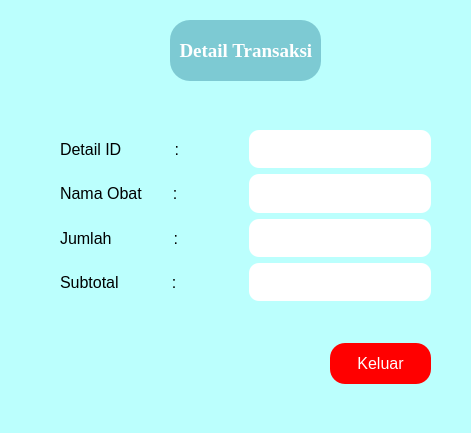
<?xml version="1.0" encoding="UTF-8"?>
<ui version="4.0">
 <class>MainWindow</class>
 <widget class="QMainWindow" name="MainWindow">
  <property name="geometry">
   <rect>
    <x>0</x>
    <y>0</y>
    <width>471</width>
    <height>433</height>
   </rect>
  </property>
  <property name="windowTitle">
   <string>MainWindow</string>
  </property>
  <property name="styleSheet">
   <string notr="true">background-color: rgb(187, 255, 253);</string>
  </property>
  <widget class="QWidget" name="centralwidget">
   <widget class="QPushButton" name="pushButton">
    <property name="geometry">
     <rect>
      <x>330</x>
      <y>343</y>
      <width>101</width>
      <height>41</height>
     </rect>
    </property>
    <property name="font">
     <font>
      <pointsize>12</pointsize>
     </font>
    </property>
    <property name="styleSheet">
     <string notr="true">background-color: rgb(255, 0, 0);
color: rgb(255, 255, 255);
border-radius: 15px;</string>
    </property>
    <property name="text">
     <string>Keluar</string>
    </property>
   </widget>
   <widget class="QWidget" name="layoutWidget">
    <property name="geometry">
     <rect>
      <x>60</x>
      <y>130</y>
      <width>371</width>
      <height>171</height>
     </rect>
    </property>
    <layout class="QGridLayout" name="gridLayout">
     <item row="0" column="0">
      <widget class="QLabel" name="label_2">
       <property name="font">
        <font>
         <pointsize>12</pointsize>
        </font>
       </property>
       <property name="text">
        <string>Detail ID            :</string>
       </property>
      </widget>
     </item>
     <item row="1" column="0">
      <widget class="QLabel" name="label_3">
       <property name="font">
        <font>
         <pointsize>12</pointsize>
        </font>
       </property>
       <property name="text">
        <string>Nama Obat       :</string>
       </property>
      </widget>
     </item>
     <item row="3" column="0">
      <widget class="QLabel" name="label_5">
       <property name="font">
        <font>
         <pointsize>12</pointsize>
        </font>
       </property>
       <property name="text">
        <string>Subtotal            :</string>
       </property>
      </widget>
     </item>
     <item row="2" column="0">
      <widget class="QLabel" name="label_4">
       <property name="font">
        <font>
         <pointsize>12</pointsize>
        </font>
       </property>
       <property name="text">
        <string>Jumlah              :</string>
       </property>
      </widget>
     </item>
     <item row="0" column="1">
      <widget class="QLabel" name="label_6">
       <property name="styleSheet">
        <string notr="true">background-color: rgb(255, 255, 255);
border-radius: 10px;</string>
       </property>
       <property name="text">
        <string/>
       </property>
      </widget>
     </item>
     <item row="1" column="1">
      <widget class="QLabel" name="label_7">
       <property name="styleSheet">
        <string notr="true">background-color: rgb(255, 255, 255);
border-radius: 10px;</string>
       </property>
       <property name="text">
        <string/>
       </property>
      </widget>
     </item>
     <item row="2" column="1">
      <widget class="QLabel" name="label_8">
       <property name="styleSheet">
        <string notr="true">background-color: rgb(255, 255, 255);
border-radius: 10px;</string>
       </property>
       <property name="text">
        <string/>
       </property>
      </widget>
     </item>
     <item row="3" column="1">
      <widget class="QLabel" name="label_9">
       <property name="styleSheet">
        <string notr="true">background-color: rgb(255, 255, 255);
border-radius: 10px;</string>
       </property>
       <property name="text">
        <string/>
       </property>
      </widget>
     </item>
    </layout>
   </widget>
   <widget class="QLabel" name="label">
    <property name="geometry">
     <rect>
      <x>170</x>
      <y>20</y>
      <width>151</width>
      <height>61</height>
     </rect>
    </property>
    <property name="font">
     <font>
      <family>Times New Roman</family>
      <pointsize>14</pointsize>
      <bold>true</bold>
     </font>
    </property>
    <property name="styleSheet">
     <string notr="true">border-radius: 20px;
background-color: rgb(125, 202, 211);
color: rgb(255, 255, 255);</string>
    </property>
    <property name="text">
     <string>  Detail Transaksi</string>
    </property>
   </widget>
  </widget>
  <widget class="QMenuBar" name="menubar">
   <property name="geometry">
    <rect>
     <x>0</x>
     <y>0</y>
     <width>471</width>
     <height>22</height>
    </rect>
   </property>
  </widget>
  <widget class="QStatusBar" name="statusbar"/>
 </widget>
 <resources/>
 <connections/>
</ui>
